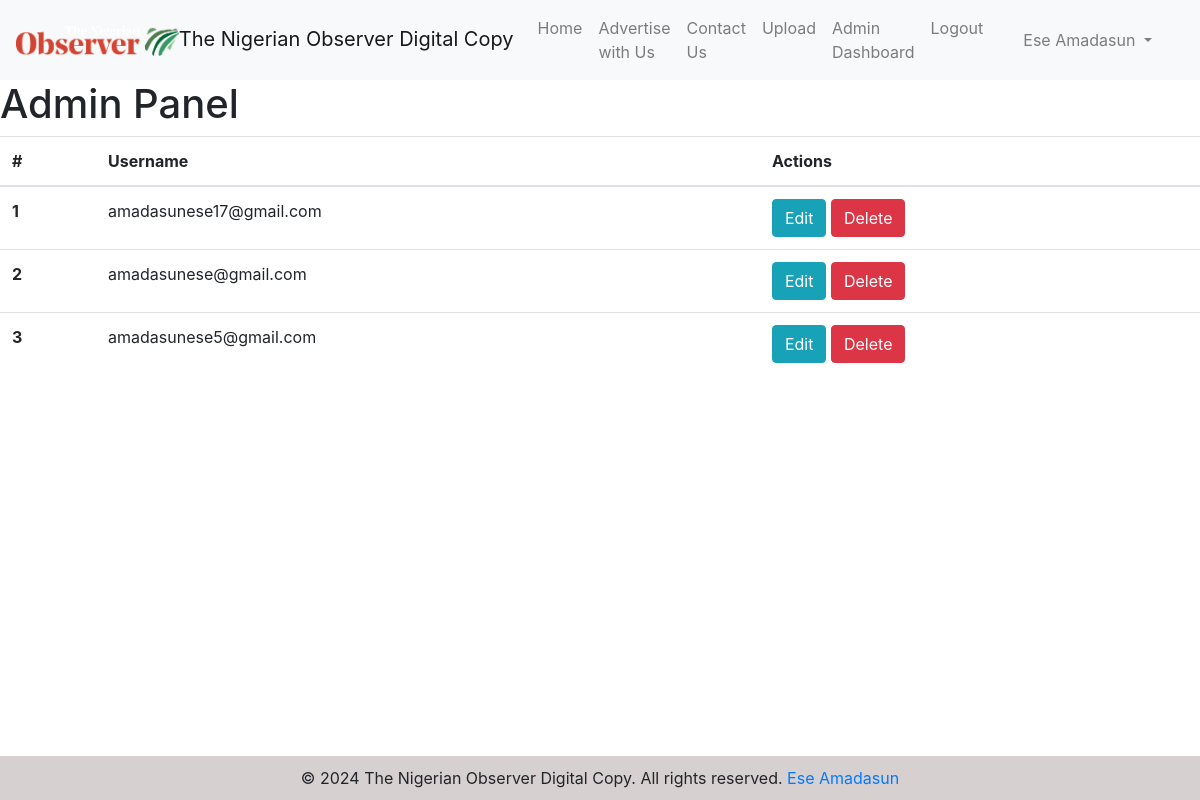
/admin (signed in), run on an earlier commit of the app's database.
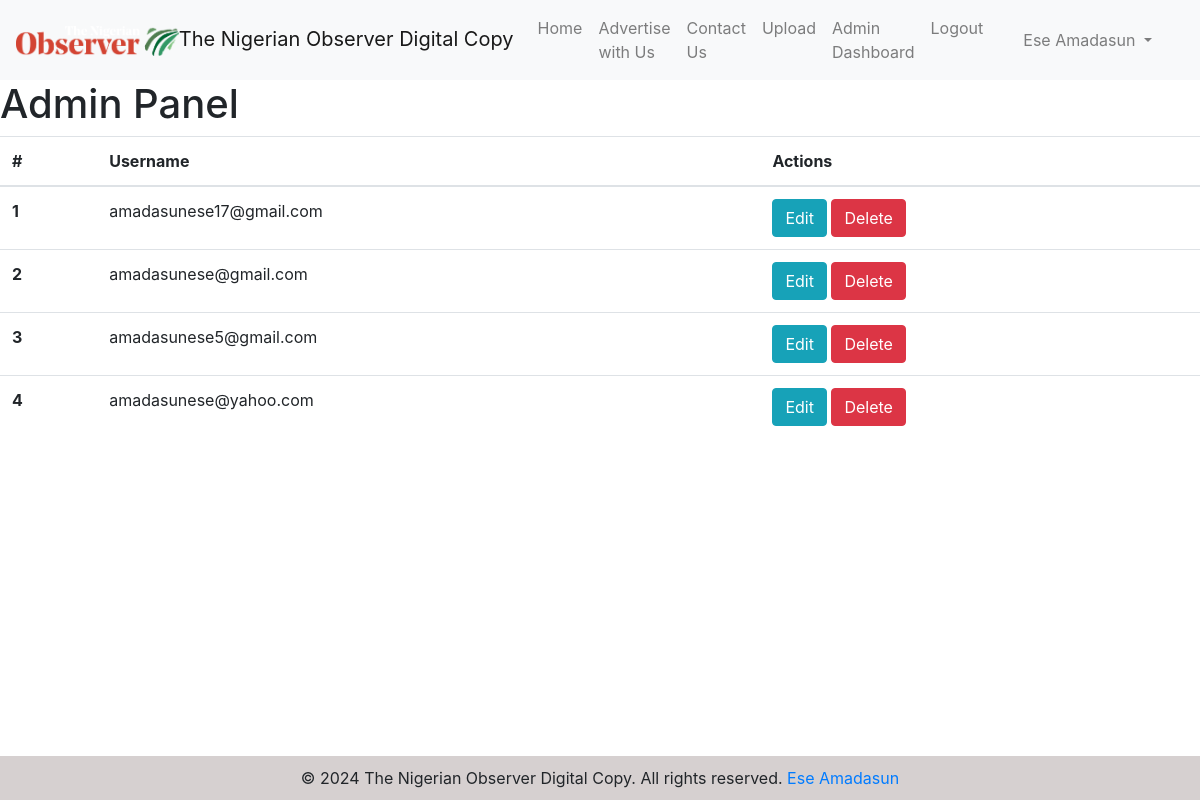
And on a later commit of the database.
### src/accounts/models.py (models this page shows)
class User(db.Model, UserMixin):
    id = db.Column(db.Integer, primary_key=True)
    name = db.Column(db.String, nullable=True)
    username= db.Column(db.String(80), unique=True, nullable=False)  # Ensure email is not nullable
    password = db.Column(db.String(120), nullable=False)
    is_admin = db.Column(db.Boolean, default=False)
    email = db.Column(db.String(80))  # Add the email column
    is_confirmed = db.Column(db.Boolean, nullable=True, default=False)
    subscriptions = db.relationship('Subscription', backref='user', lazy=True)

### views.py (the view)
@main.route('/admin')
def admin():
    if not current_user.is_admin:
        flash('Unauthorized access. Admins only.', 'danger')
        return redirect(url_for('main.login'))
    users = User.query.all()
    return render_template('admin.html', current_users=users)

### app.py (called while the page is built)
def create_app(config_class=Config):
    app = Flask(__name__)
    app.config.from_object(Config)
    mail.init_app(app)
    cors = CORS(app)
    cors = CORS(app, resources={r"/api/*": {"origins": "*"}})
    db.init_app(app)
    migrate = Migrate(app, db)
    db.init_app(app)
    login_manager = LoginManager(app)
    login_manager.login_view = 'main.login'
    login_manager.init_app(app)
    @login_manager.user_loader
    def load_user(user_id):
        return User.query.get(int(user_id))
    app.register_blueprint(main)
    with app.app_context():
        db.create_all()
    return app

### templates/admin.html
{% extends "base.html" %}
{% block content %}
<h1>Admin Panel</h1>
<table class="table">
    <thead>
        <tr>
            <th scope="col">#</th>
            <th scope="col">Username</th>
            <th scope="col">Actions</th>
        </tr>
    </thead>
    <tbody>
        {% for user in current_users %}
        <tr>
            <th scope="row">{{ loop.index }}</th>
            <td>{{ user.username }}</td>
            <td>
                <a href="{{ url_for('main.edit_user', user_id=user.id) }}" class="btn btn-info">Edit</a>
                <a href="{{ url_for('main.delete_user', user_id=user.id) }}" class="btn btn-danger" onclick="return confirm('Are you sure?')">Delete</a>
            </td>
        </tr>
        {% else %}
        <tr>
            <td colspan="3">No users found.</td>
        </tr>
        {% endfor %}
    </tbody>
</table>
{% endblock %}

### templates/base.html (shortened to what this page needs)
<!DOCTYPE html>
<html lang="en">
<head>
    <link rel="stylesheet" type="text/css" href="/static/css/styles.css">
    <link href="https://stackpath.bootstrapcdn.com/bootstrap/4.5.2/css/bootstrap.min.css" rel="stylesheet">
</head>
<body>
    <nav class="navbar navbar-expand-lg navbar-light bg-light">
        <a class="navbar-brand" href="{{ url_for('main.index') }}">
            <img src="/static/images/observer_logo.png" width="30" height="30" alt="Logo">The Nigerian Observer Digital Copy
        </a>
        <div class="collapse navbar-collapse" id="navbarNav">
            <ul class="navbar-nav mr-auto">
                <li class="nav-item">
                    <a class="nav-link" href="{{ url_for('main.newspapers') }}">Home</a>
                </li>
                <li class="nav-item">
                    <a class="nav-link" href="{{ url_for('main.advertising') }}">Advertise with Us</a>
                </li>
                <li class="nav-item">
                    <a class="nav-link" href="{{ url_for('main.contact') }}">Contact Us</a>
                </li>
                {% if current_user.is_authenticated %}
                    {% if current_user.is_admin %}
                        <li class="nav-item">
                            <a class="nav-link" href="{{ url_for('main.upload_file') }}">Upload</a>
                        </li>
                        <li class="nav-item">
                            <a class="nav-link" href="{{ url_for('main.admin') }}">Admin Dashboard</a>
                        </li>
                    {% endif %}
                    <li class="nav-item">
                        <a class="nav-link" href="{{ url_for('main.logout') }}">Logout</a>
                    </li>
                {% endif %}
            </ul>
            {% if current_user.is_authenticated %}
            <ul class="navbar-nav ml-auto">
                <li class="nav-item dropdown">
                    <a class="nav-link dropdown-toggle" href="#" id="navbarDropdown" role="button" data-toggle="dropdown" aria-haspopup="true" aria-expanded="false">
                        {{ current_user.name }}
                    </a>
                </li>
            </ul>
            {% endif %}
        </div>
    </nav>
    <div class="content-wrapper">
        {% block content %}
        {% endblock %}
    </div>
    <footer class="footer">
        <div class="container">
            <span>&copy; 2024 The Nigerian Observer Digital Copy. All rights reserved.</span>
            <a href="mailto:amadasunese@gmail.com">Ese Amadasun</a>
        </div>
    </footer>
</body>
</html>

### static/css/styles.css (style rules this page uses)
.navbar-brand img { max-height: 40px; width: auto; }
@media (min-width: 992px) { .navbar .navbar-nav { width: 100%; justify-content: center; } }
html, body { height: 100%; margin: 0; }
body { display: flex; flex-direction: column; }
.content-wrapper { flex: 1; }
.footer { background-color: #d6d0d0; text-align: center; padding: 10px 0; }

What changed in the data, as far as the page shows it:
added User: username "amadasunese@yahoo.com"
